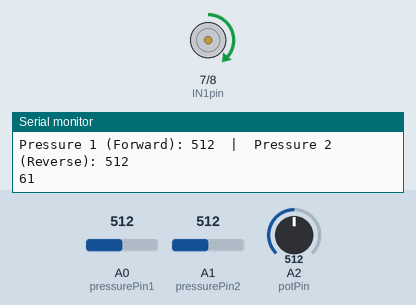
Recording of a sketch running on a simulated Arduino Uno, built with avr-gcc and run on an emulated ATmega328P. Parts: motor-driver pin pairs drawn as motors (green arrow = first pin HIGH = forward, orange = second pin HIGH = backward, longer = more drive, scaled by the enable pin), the last lines printed to the serial monitor. Inputs (shaded band) come from the test bench; at power-on: A0 (pressurePin1) = 512, A1 (pressurePin2) = 512, A2 (potPin) = 512.

Above: at 1.2 s.
1.3 s: A0 (pressurePin1) set to 986
At 2.1 s:
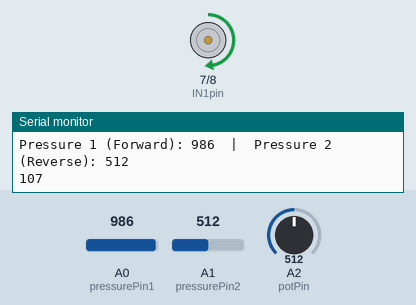
4.3 s: A0 (pressurePin1) set to 1011
Timing chart, 0 to 7.3 s (numbered marks = the images above; inputs shaded):
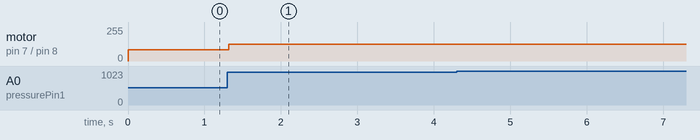

Measured:
- after the input at 1.3 s, motor on pin 7 (IN1pin) / pin 8 (IN2pin): forward 85/255 → forward 127/255 at once

The sketch:

emg_and_pressure_control.ino
```cpp
int ENApin = 6;
int IN1pin = 7;
int IN2pin = 8;

float speedMultiplier = 0.5;

int pressurePin1 = A0;  // Pressure pad 1 (forward)
int pressurePin2 = A1;  // Pressure pad 2 (reverse)
const int potPin = A2;       // Analog pin on the Uno
const int windowSize = 100;   // number of values in averaging filter
int values[windowSize];      // Array to store readings
int readIndex = 0;           // Current index in the array
long total = 0;              // Running total
int avg_emg = 0;             // Moving average
int threshold;               // tbd
int threshold2;              // tbd
int threshold3;              // tbd

bool armUp = false;          //

int pressureValue1 = 0;
int pressureValue2 = 0;

void setup() {
  pinMode(ENApin, OUTPUT);
  pinMode(IN1pin, OUTPUT);
  pinMode(IN2pin, OUTPUT);
  Serial.begin(9600);

  // Initialize the smoothing array with 0s
  for (int i = 0; i < windowSize; i++) {
    values[i] = 0;
  }

}

void loop() {
  pressureValue1 = analogRead(pressurePin1);
  pressureValue2 = analogRead(pressurePin2);

  Serial.print("Pressure 1 (Forward): ");
  Serial.print(pressureValue1);
  Serial.print("  |  Pressure 2 (Reverse): ");
  Serial.println(pressureValue2);

  int speed = 0;
  // EMG CONTROL
  // Subtract the oldest reading, add the new one, and advance the index
  total = total - values[readIndex];
  values[readIndex] = analogRead(potPin);
  total = total + values[readIndex];
  readIndex = (readIndex + 1) % windowSize;

  avg_emg = total / windowSize;

  Serial.println(avg_emg);

  // PRESSURE PAD CONTROL
  // Determine base speed based on the *greater* pressure
  if (pressureValue1 > 750 || pressureValue2 > 750) {
    speed = 255;
  } else if (pressureValue1 > 500 || pressureValue2 > 500) {
    speed = 170;
  } else if (pressureValue1 > 250 || pressureValue2 > 250) {
    speed = 85;
  } else {
    speed = 0;
  }

  speed *= speedMultiplier;

  if (pressureValue1 > 10 && pressureValue1 > pressureValue2) {
    // Move Forward
    digitalWrite(IN1pin, HIGH);
    digitalWrite(IN2pin, LOW);
    analogWrite(ENApin, speed);
  } else if (pressureValue2 > 10 && pressureValue2 > pressureValue1) {
    // Move Reverse
    digitalWrite(IN1pin, LOW);
    digitalWrite(IN2pin, HIGH);
    analogWrite(ENApin, speed);
  } else {
    // No valid input — stop motor
    digitalWrite(IN1pin, LOW);
    digitalWrite(IN2pin, LOW);
    analogWrite(ENApin, 0);
  }


  int speed_emg = 0;
  if (armUp == false) // arm is not activated yet
  {
    if (avg_emg > threshold) // muscle basically fully flexed
    {
      speed_emg = 255;
      speed_emg *= speedMultiplier;
      digitalWrite(IN1pin, HIGH);
      digitalWrite(IN2pin, LOW);
      analogWrite(ENApin, speed);
    }
    else if (avg_emg > threshold2) // muscle moderatley flexing
    {
      speed_emg = 170;
      speed_emg *= speedMultiplier;
      digitalWrite(IN1pin, HIGH);
      digitalWrite(IN2pin, LOW);
      analogWrite(ENApin, speed);
    }
    else if (avg_emg > threshold3) // muscle slightly flexing
    {
      speed_emg = 85;
      speed_emg *= speedMultiplier;
      digitalWrite(IN1pin, HIGH);
      digitalWrite(IN2pin, LOW);
      analogWrite(ENApin, speed);
    }
    else // muscle not flexing
    {
      speed_emg = 0;
      digitalWrite(IN1pin, LOW);
      digitalWrite(IN2pin, LOW);
      analogWrite(ENApin, 0);
    }
  }
  else //arm is activated already
  {
    if (avg_emg < threshold3) // muscles basically fully unflexed
    {
      speed_emg = 255;
      speed_emg *= speedMultiplier;
      digitalWrite(IN1pin, LOW);
      digitalWrite(IN2pin, HIGH);
      analogWrite(ENApin, speed);
    }
    else if (avg_emg < threshold2) // muscle moderatley unflexed
    {
      speed_emg = 170;
      speed_emg *= speedMultiplier;
      digitalWrite(IN1pin, LOW);
      digitalWrite(IN2pin, HIGH);
      analogWrite(ENApin, speed);
    }
    else if (avg_emg < threshold) // muscle slightly unflexed
    {
      speed_emg = 85;
      speed_emg *= speedMultiplier;
      digitalWrite(IN1pin, LOW);
      digitalWrite(IN2pin, HIGH);
      analogWrite(ENApin, speed);
    }
    else // muscle still flexing
    {
      speed_emg = 0;
      digitalWrite(IN1pin, LOW);
      digitalWrite(IN2pin, LOW);
      analogWrite(ENApin, 0);
    }

  }


  delay(100);
}

/*
const int potPin = A0;       // Analog pin on the Uno
const int windowSize = 5;
int values[windowSize];      // Array to store readings
int readIndex = 0;           // Current index in the array
long total = 0;              // Running total
int avg_emg = 0;             // Moving average


void setup() {
  // put your setup code here, to run once:

  Serial.begin(9600);

  // Initialize the smoothing array with 0s
  for (int i = 0; i < windowSize; i++) {
    values[i] = 0;
  }

}

void loop() {
  // put your main code here, to run repeatedly:

  // Subtract the oldest reading, add the new one, and advance the index
  total = total - values[readIndex];
  values[readIndex] = analogRead(potPin);
  total = total + values[readIndex];
  readIndex = (readIndex + 1) % windowSize;

  avg_emg = total / windowSize;

 // Serial.println(500);

  Serial.println(avg_emg);
  delay(50);
}
*/
```
